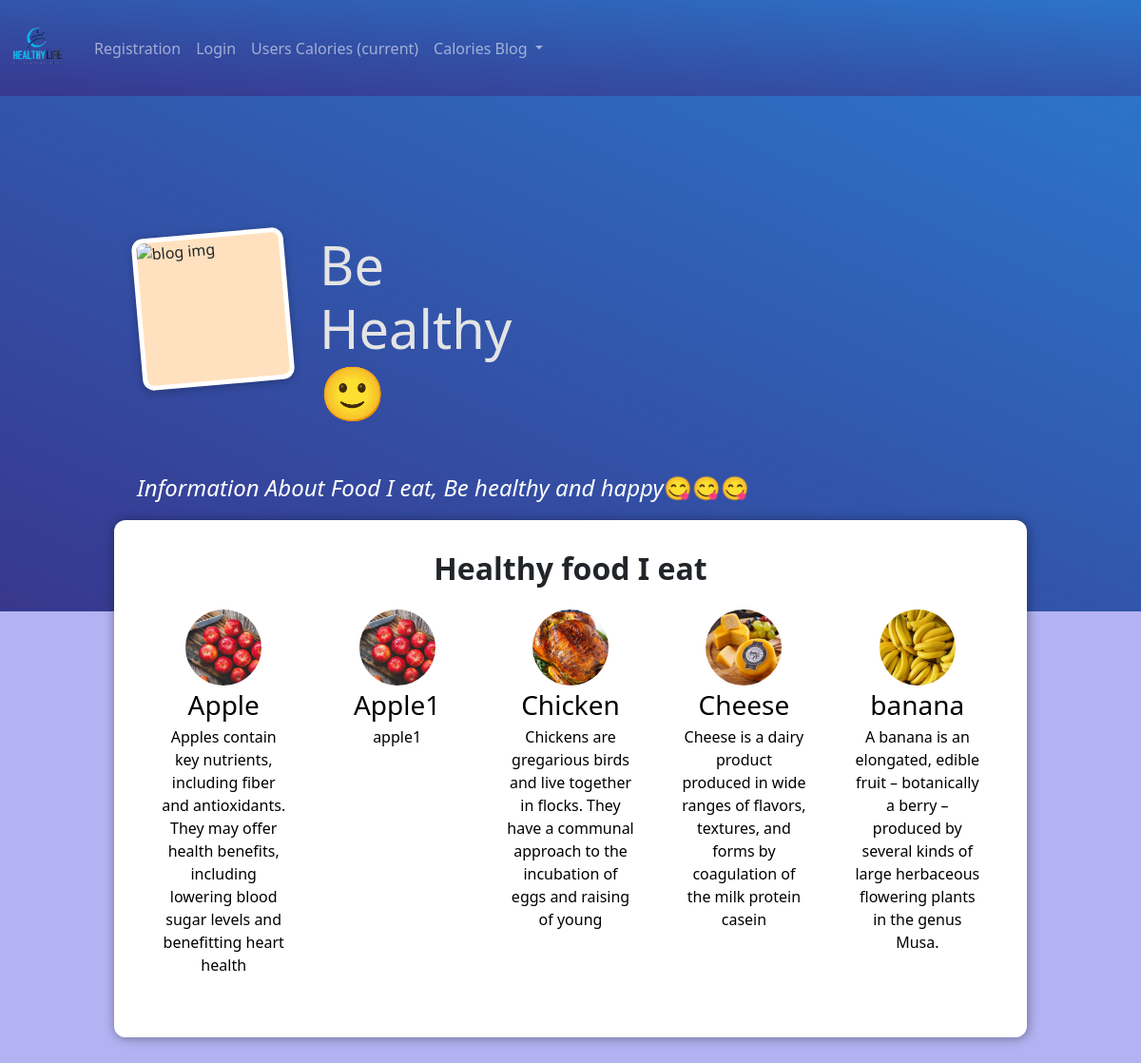
The app's page /calories_blog/ with its own data.
### calories_blog/models.py (models this page shows, shortened)
class Post(models.Model):
    title = models.CharField(max_length=200)
    excerpt = models.CharField(max_length=250)
    image = models.ImageField(upload_to="posts", null=True)
    date = models.DateField(auto_now=True)
    slug = models.SlugField(unique=True, db_index=True)
    content = models.TextField(validators=[MinLengthValidator(10)])
    author = models.ForeignKey(Author, on_delete=models.SET_NULL, null=True, related_name="posts")
    tags = models.ManyToManyField(Tag)

### calories_blog/views.py (the view)
# urls.py: path("calories_blog/", views.StartingPageView.as_view(), name="start_page_cal"),
class StartingPageView(ListView):
    template_name = "calories_blog/start_page_cal.html"
    model = Post
    ordering = ["-date"]
    context_object_name = "posts"  # default name lists
    paginate_by = 5
    def get_queryset(self):
        queryset = super().get_queryset()
        data = queryset[:5]
        return data

### calories_blog/templates/calories_blog/start_page_cal.html (shortened to what this page needs)
{% extends 'base.html' %}
{% load static %}
{% block css_files %}
  <link rel="stylesheet" href="{% static 'calories_blog/post.css' %}">
  <link rel="stylesheet" href="{% static 'calories_blog/start_page.css' %}">
{% endblock %}
{% block content %}
  <div>
  <section id="welcome">
    <header>
      <img src="{% static 'calories_blog/images/food_logo.jpg' %}" alt="blog img">
      <h2>Be Healthy 🙂</h2>
    </header>
    <p><i>Information About Food I eat, Be healthy and happy</i><strong>😋😋😋</strong></p>
  </section>
  <section id="latest-posts">
    <h2><strong>Healthy food I eat</strong></h2>
    <ul>
      {% for post in posts %}
      {% include "calories_blog/includes/post.html" %}
      {% endfor %}
    </ul>
  </section>
  </div>
{% endblock %}

### calories_blog/templates/calories_blog/includes/post.html
<li>
  <article class="post">
    <a href="{% url 'post-detail-page' post.slug %}">
      <img src="{{ post.image.url }}" alt="{{ post.title }}">
      <div class="post__content">
        <h3>{{ post.title }}</h3>
        <p>{{ post.excerpt }}</p>
      </div>
    </a>
  </article>
</li>

### static/styles.css (style rules this page uses)
body { background-color: #b3b3f3; }

### calories_blog/static/calories_blog/post.css (style rules this page uses)
.post { display: flex; flex-direction: column; align-items: center; text-align: center; }
.post a { text-decoration: none; color: black; transition: all 0.2s ease; padding: 1rem; }
.post img { width: 5rem; height: 5rem; object-fit: cover; border-radius: 50%; }
.post h3 { margin: 0.25rem 0; }

### calories_blog/static/calories_blog/start_page.css (style rules this page uses)
#welcome { background: linear-gradient(to right top, #37378d, #2c74c9); padding: 6rem 12%; }
#welcome header { display: flex; align-items: flex-start; margin: 3rem auto; }
#welcome img { width: 10rem; height: 10rem; object-fit: cover; object-position: top; border: 5px solid white; border-radius: 12px; background-color: #ffe1bf; transform: rotateZ(-5deg); box-shadow: 0 2px 8px rgba(0, 0, 0, 0.25); }
#welcome h2 { font-size: 3.5rem; margin: 0 0 0 2rem; color: #e4e4e4; width: 10rem; }
#welcome p { color: white; font-size: 1.5rem; }
#latest-posts { background-color: white; padding: 2rem; border-radius: 12px; width: 60rem; margin: -6rem auto 2rem auto; box-shadow: 1px 1px 12px rgba(0, 0, 0, 0.4); }
#latest-posts h2 { text-align: center; }
#latest-posts ul { list-style: none; margin: 0; padding: 0; display: flex; gap: 1rem; }
#latest-posts li { flex: 1; }

### records on screen
Post: image (picture), title "Apple", excerpt "Apples contain key nutrients, including fiber and antioxidants. They may offer health benefits, including lowering blood sugar levels and benefitting heart health"
Post: image (picture), title "Apple1", excerpt "apple1"
Post: image (picture), title "Chicken", excerpt "Chickens are gregarious birds and live together in flocks. They have a communal approach to the incubation of eggs and raising of young"
Post: image (picture), title "Cheese", excerpt "Cheese is a dairy product produced in wide ranges of flavors, textures, and forms by coagulation of the milk protein casein"
Post: image (picture), title "banana", excerpt "A banana is an elongated, edible fruit – botanically a berry – produced by several kinds of large herbaceous flowering plants in the genus Musa."
